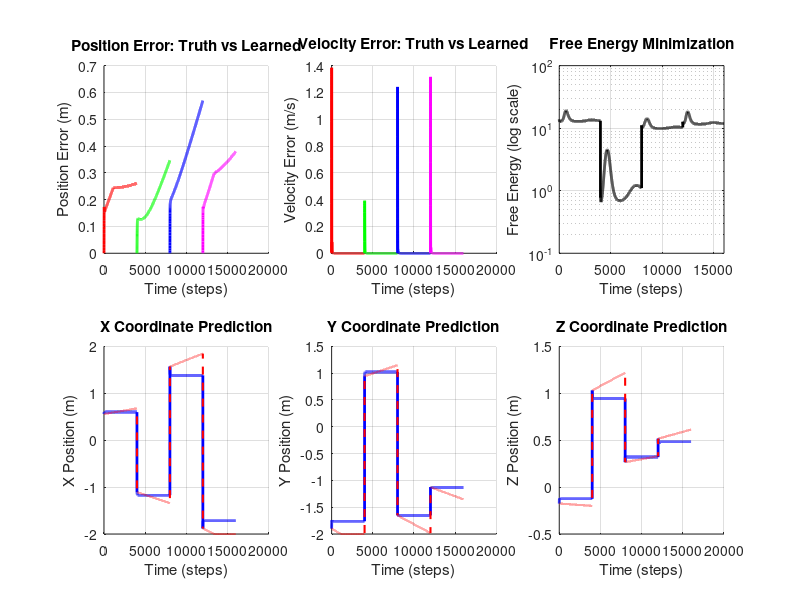

Write MATLAB code to recreate this figure. (Note: this script raises an error after producing the figure.)
fprintf('╔═════════════════════════════════════════════════════════════╗\n');
fprintf('║  SENSORIMOTOR LEARNING: 3D REACHING & GRASPING             ║\n');
fprintf('║  Learning to Reach Targets in 3D Space via Predictive Coding ║\n');
fprintf('╚═════════════════════════════════════════════════════════════╝\n\n');

% ====================================================================
% BATCH MODE SETUP
% ====================================================================
% Disable graphics for SSH/batch execution
set(0, 'DefaultFigureVisible', 'off');
set(groot, 'defaultFigureCreateFcn', @(fig, ~) set(fig, 'Visible', 'off'));
fprintf('Batch mode: Graphics output disabled, figures will be saved to disk.\n\n');

% ====================================================================
% 3D REACHING TASK CONFIGURATION
% ====================================================================

dt = 0.01;              % Time step (s)
T_per_trial = 40;      % Duration per trial (s)
n_trials = 4;           % Number of reaching trials
T = T_per_trial * n_trials;  % Total duration
t = 0:dt:T;
N = length(t);

% Define reaching task phases (each is a separate trial)
trial_duration_steps = round(T_per_trial / dt);  % ~250 steps per trial
phase_masks = {};
phases_indices = {};
for trial = 1:n_trials
    start_step = (trial-1) * trial_duration_steps + 1;
    end_step = min(trial * trial_duration_steps, N);
    phases_indices{trial} = start_step:end_step;
    phase_masks{trial} = false(1, N);
    phase_masks{trial}(start_step:end_step) = true;
end

% Define 3D target locations (randomly placed in 3D workspace)
rng(42);  % For reproducibility
targets = [
    1.5, 1.5, 1.0;      % Target 1
    -1.5, 1.5, 0.5;     % Target 2
    -1.5, -1.5, 1.5;    % Target 3
    1.5, -1.5, -0.5     % Target 4
];

% Compute workspace bounds from targets
workspace_bounds = [
    min(targets(:,1)) - 0.5, max(targets(:,1)) + 0.5;  % X bounds
    min(targets(:,2)) - 0.5, max(targets(:,2)) + 0.5;  % Y bounds
    min(targets(:,3)) - 0.5, max(targets(:,3)) + 0.5   % Z bounds
];

% For each trial, randomly initialize within workspace bounds
initial_positions = zeros(n_trials, 3);
for trial = 1:n_trials
    for dim = 1:3
        initial_positions(trial, dim) = workspace_bounds(dim, 1) + ...
            rand() * (workspace_bounds(dim, 2) - workspace_bounds(dim, 1));
    end
end

fprintf('3D REACHING TASK (Multi-Trial):\n');
fprintf('Workspace bounds: X∈[%.2f,%.2f], Y∈[%.2f,%.2f], Z∈[%.2f,%.2f]\n', ...
    workspace_bounds(1,1), workspace_bounds(1,2), ...
    workspace_bounds(2,1), workspace_bounds(2,2), ...
    workspace_bounds(3,1), workspace_bounds(3,2));
fprintf('\n');

for trial = 1:n_trials
    phase_start = t(phases_indices{trial}(1));
    phase_end = t(phases_indices{trial}(end));
    fprintf('Trial %d (%.2f-%.2fs): Start [%.2f, %.2f, %.2f] → Target [%.2f, %.2f, %.2f]\n', ...
        trial, phase_start, phase_end, ...
        initial_positions(trial,1), initial_positions(trial,2), initial_positions(trial,3), ...
        targets(trial,1), targets(trial,2), targets(trial,3));
end
fprintf('\n');

fprintf('3D REACHING TASK:\n');
fprintf('  Phase 1 (0-%.2fs):  Reach to target [%.2f, %.2f, %.2f]\n', T_per_trial, targets(1,1), targets(1,2), targets(1,3));
fprintf('  Phase 2 (%.2f-%.2fs):  Reach to target [%.2f, %.2f, %.2f]\n', T_per_trial, 2*T_per_trial, targets(2,1), targets(2,2), targets(2,3));
fprintf('  Phase 3 (%.2f-%.2fs):  Reach to target [%.2f, %.2f, %.2f]\n', 2*T_per_trial, 3*T_per_trial, targets(3,1), targets(3,2), targets(3,3));
fprintf('  Phase 4 (%.2f-%.2fs): Reach to target [%.2f, %.2f, %.2f]\n\n', 3*T_per_trial, 4*T_per_trial, targets(4,1), targets(4,2), targets(4,3));

% ====================================================================
% LAYER DIMENSIONS - 3D VERSION
% ====================================================================

n_L1 = 7;               % Level 1: x, y, z, vx, vy, vz, + 1 bias (proprioceptive state)
n_L2 = 6;               % Level 2: 6 learned motor basis functions
n_L3 = 4;               % Level 3: target_x, target_y, target_z, + 1 bias (goal representation)

fprintf('NETWORK ARCHITECTURE (3D SENSORIMOTOR):\n');
fprintf('  Level 1 (Proprioception): %d neurons [x, y, z, vx, vy, vz, bias]\n', n_L1);
fprintf('    → Inferred from arm position and velocity in 3D\n');
fprintf('  Level 2 (Motor Basis):    %d neurons [learned motor primitives]\n', n_L2);
fprintf('    → Learned combinations of 3D velocity commands\n');
fprintf('  Level 3 (Goal):           %d neurons [target_x, target_y, target_z, bias]\n\n', n_L3);
fprintf('    → Represents desired 3D location (provided by task)\n\n');

% ====================================================================
% 3D KINEMATICS: INTEGRATING MOTOR COMMANDS INTO POSITION
% ====================================================================

% Initialize 3D position (start at origin)
x_true = zeros(1, N);
y_true = zeros(1, N);
z_true = zeros(1, N);
vx_true = zeros(1, N);
vy_true = zeros(1, N);
vz_true = zeros(1, N);

% Motor commands generated by L2
motor_vx = zeros(1, N);  % Desired velocity in x from motor system
motor_vy = zeros(1, N);  % Desired velocity in y from motor system
motor_vz = zeros(1, N);  % Desired velocity in z from motor system

% Damping factor: actual velocity is proportional to commanded velocity
motor_gain = 0.5;
damping = 0.95;

fprintf('3D MOTOR DYNAMICS:\n');
fprintf('  Motor gain: %.2f (scaling of commands to actual motion)\n', motor_gain);
fprintf('  Damping: %.2f (velocity decay per timestep)\n', damping);
fprintf('  Workspace: x,y,z ∈ [%.2f, %.2f] meters\n\n', workspace_bounds(1,1), workspace_bounds(1,2));

% ====================================================================
% LEARNING PARAMETERS
% ====================================================================

eta_rep = 0.005;         % Representation learning rate (increased from 0.001)
eta_W = 0.0005;          % Weight matrix learning rate (increased from 0.0001)
momentum = 0.90;         % Momentum for representation updates (decreased for faster learning)
weight_decay = 0.98;     % L2 regularization on weights (decreased for faster learning)
pi_L1 = 100;             % Precision (reliability) of L1 sensory input
pi_L2 = 10;              % Precision of L2 motor basis
pi_L3 = 1;               % Precision of L3 goal representation

fprintf('LEARNING PARAMETERS:\n');
fprintf('  η_rep = %.6f (representation learning rate)\n', eta_rep);
fprintf('  η_W   = %.6f (weight matrix learning rate)\n', eta_W);
fprintf('  Momentum = %.4f\n', momentum);
fprintf('  Weight Decay = %.4f\n', weight_decay);
fprintf('  π_L1  = %.0f, π_L2  = %.0f, π_L3  = %.0f\n\n', pi_L1, pi_L2, pi_L3);

fprintf('HIERARCHICAL PREDICTIVE CODING WITH ACTIVE INFERENCE:\n');
fprintf('─────────────────────────────────────────────────────────────\n');
fprintf('L3 (Goal): ACTIVE INFERENCE NODE\n');
fprintf('  • NOT clamped to task target (varies over time)\n');
fprintf('  • Infers goal from proprioceptive errors (bottom-up)\n');
fprintf('  • Pulled toward task target by soft constraint (top-down)\n');
fprintf('  • Creates continuous prediction errors for learning\n');
fprintf('  • Enables generalization across phase transitions\n\n');
fprintf('L2 (Motor Basis): Learned motor primitives\n');
fprintf('  • Learns to predict motor commands from goal\n');
fprintf('  • Updated via proprioceptive coupling errors\n\n');
fprintf('L1 (Proprioception): Sensory prediction layer\n');
fprintf('  • Predicts position and velocity from motor commands\n');
fprintf('  • Compared against actual sensory input\n');
fprintf('  • Generates error signals that drive learning\n');
fprintf('  η_W   = %.6f (weight matrix learning rate)\n', eta_W);
fprintf('  Momentum = %.4f\n', momentum);
fprintf('  Weight Decay = %.4f\n', weight_decay);
fprintf('  π_L1  = %.0f, π_L2  = %.0f, π_L3  = %.0f\n\n', pi_L1, pi_L2, pi_L3);

% ====================================================================
% INITIALIZE REPRESENTATIONS (3D)
% ====================================================================

% Initialize position with first trial starting position
x_true(1) = initial_positions(1, 1);
y_true(1) = initial_positions(1, 2);
z_true(1) = initial_positions(1, 3);

% Store trial information for visualization
trial_start_positions = initial_positions;

% Pre-allocate representation matrices for ALL timesteps (CRITICAL!)
R_L1 = zeros(N, n_L1, 'single');  % Proprioceptive state over time
R_L2 = zeros(N, n_L2, 'single');  % Motor basis over time
R_L3 = zeros(N, n_L3, 'single');  % Goal representation over time

% Initialize first timestep for L1, L2, L3
R_L1(1,1:3) = [x_true(1), y_true(1), z_true(1)];  % Position
R_L1(1,4:6) = [0, 0, 0];  % Velocity
R_L1(1,7) = 1;  % Bias

% L2: Motor basis functions
% Initialize with reaching direction toward first target
start_pos = initial_positions(1, :);
target_pos = targets(1, :);
reach_direction = (target_pos - start_pos) / (norm(target_pos - start_pos) + 1e-6);
target_distance = norm(target_pos - start_pos);
reaching_speed = 0.2 * target_distance;  % Scale with distance

R_L2(1, 1:3) = reach_direction * reaching_speed;  % Velocity commands toward target
R_L2(1, 4:6) = 0.01 * randn(1, 3);  % Auxiliary motor channels

% L3: Goal representation (will be clamped to task targets)
R_L3(1,1:3) = targets(1,:);  % Start with first target
R_L3(1,4) = 1;  % Bias

fprintf('INITIAL CONDITIONS (Trial 1):\n');
fprintf('  Start position: [%.2f, %.2f, %.2f]\n', x_true(1), y_true(1), z_true(1));
fprintf('  Target position: [%.2f, %.2f, %.2f]\n', targets(1,1), targets(1,2), targets(1,3));
fprintf('  R_L2(1,:) = reaching velocity [%.4f, %.4f, %.4f] m/s (toward target)\n', R_L2(1,1), R_L2(1,2), R_L2(1,3));
fprintf('  R_L3(1,:) = [target_x=%.2f, target_y=%.2f, target_z=%.2f, bias=1]\n\n', targets(1,1), targets(1,2), targets(1,3));

% Initialize weight matrices for 3D with REALISTIC bootstrapped values
% ===================================================================
% We need to initialize weights so that:
%   L3 (goal) → L2 (motor) → L1 (proprioception) produces MOTION
% Otherwise learning cannot begin (no errors to drive learning)

% Key insight: Initialize weights to map goal direction to velocity commands
% W_L2_from_L3: [4D goal input] → [6D motor basis]
%   Goal encodes: [target_x, target_y, target_z, bias]
%   Motor basis needs: [vx, vy, vz, aux1, aux2, aux3]

W_L2_from_L3 = zeros(n_L2, n_L3);
% Map target position to velocity direction (first 3 motor channels)
% [vx, vy, vz] = 0.2 * [target_x, target_y, target_z]
W_L2_from_L3(1:3, 1:3) = 0.2 * eye(3, 3);  % Direct coupling: target → velocity (increased from 0.1)
% Small random values for auxiliary channels
W_L2_from_L3(4:6, 1:3) = 0.01 * randn(3, 3);
W_L2_from_L3(1:6, 4) = 0.01 * randn(6, 1);  % Coupling from bias

% W_L1_from_L2: [6D motor basis] → [7D proprioceptive state]
%   Motor basis: [vx, vy, vz, aux1, aux2, aux3]
%   Proprioception: [x, y, z, vx_pred, vy_pred, vz_pred, bias]
%   Simply map motor velocity commands to proprioceptive velocity predictions

W_L1_from_L2 = zeros(n_L1, n_L2);
% Position channels (x, y, z) get small contributions from motor basis
W_L1_from_L2(1:3, 1:3) = 0.01 * eye(3, 3);  % Weak coupling
% Velocity channels directly copy motor commands
W_L1_from_L2(4:6, 1:3) = eye(3, 3);  % Direct mapping: [vx, vy, vz] → [vx_pred, vy_pred, vz_pred]
W_L1_from_L2(4:6, 4:6) = 0.1 * randn(3, 3);  % Auxiliary motor channels
W_L1_from_L2(7, :) = 0.01 * randn(1, 6);  % Bias prediction

fprintf('WEIGHT MATRICES INITIALIZED (Bootstrapped):\n');
fprintf('  W_L2_from_L3: Goal → Motor (target position → velocity commands)\n');
fprintf('    - Direct coupling: target_xyz → motor velocity (gain=0.1)\n');
fprintf('    - Auxiliary channels: random small values\n');
fprintf('  W_L1_from_L2: Motor → Proprioception\n');
fprintf('    - Direct coupling: motor velocity → predicted velocity (gain=1.0)\n');
fprintf('    - Position predictions: weak coupling (gain=0.01)\n\n');

% Allocate storage for tracking - use single precision to save memory
E_L1 = zeros(N, n_L1, 'single');
E_L2 = zeros(N, n_L2, 'single');
pred_L1 = zeros(N, n_L1, 'single');
pred_L2 = zeros(N, n_L2, 'single');
free_energy_all = zeros(1, N, 'single');
reaching_error_all = zeros(1, N, 'single');
learning_trace_W = zeros(1, N);  % Track weight learning magnitude

% ====================================================================
% MAIN LEARNING LOOP (3D)
% ====================================================================

fprintf('Running 3D sensorimotor reaching trials...\n');
fprintf('Total iterations: %d (dt=%.4fs per step, ~%.1f seconds estimated)\n', N-1, dt, (N-1)*dt);

current_trial = 1;

for i = 1:N-1
    if mod(i, 100) == 0, fprintf('.'); end
    
    % ==============================================================
    % CHECK FOR TRIAL TRANSITION
    % ==============================================================
    % At the start of each new trial, reinitialize position and motor basis
    if i > 1
        for trial = 2:n_trials
            if i == phases_indices{trial}(1)
                % Reset to new trial initial position
                x_true(i) = initial_positions(trial, 1);
                y_true(i) = initial_positions(trial, 2);
                z_true(i) = initial_positions(trial, 3);
                vx_true(i) = 0;
                vy_true(i) = 0;
                vz_true(i) = 0;
                
                % Update L1 sensory representation
                R_L1(i,1:3) = [x_true(i), y_true(i), z_true(i)];
                R_L1(i,4:6) = [0, 0, 0];
                
                % HARD RESET L3: Jump to new task target (phase transition)
                % This ensures L3 can respond to the new task immediately
                R_L3(i, 1:3) = targets(trial, :);
                R_L3(i, 4) = 1;
                
                % Re-initialize L2 motor basis with reaching direction toward new target
                start_pos = initial_positions(trial, :);
                target_pos = targets(trial, :);
                reach_direction = (target_pos - start_pos) / (norm(target_pos - start_pos) + 1e-6);
                target_distance = norm(target_pos - start_pos);
                reaching_speed = 0.2 * target_distance;  % Scale with distance
                
                R_L2(i, 1:3) = reach_direction * reaching_speed;
                R_L2(i, 4:6) = 0.01 * randn(1, 3);
                
                % PARTIALLY RESET WEIGHTS to break out of Trial 1 convergence
                % Keep structure but reduce magnitudes learned in previous trial
                W_L2_from_L3_old = W_L2_from_L3;
                W_L1_from_L2_old = W_L1_from_L2;
                
                W_L2_from_L3 = 0.5 * W_L2_from_L3;  % Decay learned weights by 50%
                W_L1_from_L2 = 0.7 * W_L1_from_L2;  % Decay velocity coupling
                
                % CRITICAL: Reset motor→velocity rows to identity at phase boundary
                % Prevent these from being zeroed out during learning
                W_L1_from_L2(4:6, 1:3) = eye(3, 3);  % Reset motor→velocity mapping
                
                current_trial = trial;
                W_L23_norm_before = norm(W_L2_from_L3_old);
                W_L23_norm_after = norm(W_L2_from_L3);
                W_L12_norm_before = norm(W_L1_from_L2_old);
                W_L12_norm_after = norm(W_L1_from_L2);
                
                % Diagnose W_L1_from_L2 structure
                vel_coupling_rows = W_L1_from_L2(4:6, :);  % Rows 4-6 predict velocity
                vel_coupling_norm = norm(vel_coupling_rows);
                
                fprintf('\n[Trial %d started at step %d - WEIGHT DECAY]\n', trial, i);
                fprintf('  W_L2_from_L3: ||W|| %.6f → %.6f (decay: %.1f%%)\n', W_L23_norm_before, W_L23_norm_after, 50);
                fprintf('  W_L1_from_L2: ||W|| %.6f → %.6f (decay: %.1f%%)\n', W_L12_norm_before, W_L12_norm_after, 30);
                fprintf('  W_L1_from_L2 velocity rows (4-6): ||W_vel|| = %.6f (RESET to identity)\n', vel_coupling_norm);
                fprintf('  L2 reinitialized: R_L2(i,1:3) = [%.4f, %.4f, %.4f] (reaching speed %.4f m/s)\n', ...
                    R_L2(i,1), R_L2(i,2), R_L2(i,3), reaching_speed);
                break;
            end
        end
    end
    
    % ==============================================================
    % STEP 0: GOAL REPRESENTATION (ACTIVE INFERENCE - L3)
    % ==============================================================
    % L3 is NOT clamped but inferred from proprioceptive error
    % This allows learning to persist across phase transitions
    
    % Task signal: preferred target for this trial (soft constraint)
    task_target = targets(current_trial, :);
    
    % L3 starts at current value (will be updated based on errors below)
    
    % ==============================================================
    % STEP 1: MOTOR COMMAND GENERATION (Top-Down: L3 → L2 → L1)
    % ==============================================================
    
    % L3 predicts L2 motor commands via learned weights
    pred_L2(i,:) = R_L3(i,:) * W_L2_from_L3';  % [6D motor basis prediction]
    
    % L2 executes: actual motor basis is learned representation
    motor_basis = R_L2(i,:);  % [6D: actual learned motor commands]
    
    % L2 predicts L1 proprioceptive state via learned weights
    pred_L1(i,:) = motor_basis * W_L1_from_L2';  % [7D: predicted proprioception]
    
    % Extract predicted velocities from L1 prediction
    pred_vx = pred_L1(i, 4);
    pred_vy = pred_L1(i, 5);
    pred_vz = pred_L1(i, 6);
    
    % DEBUG: Show motor commands at start of Trials 2-4
    % Show for first 5 steps after each phase transition
    % (COMMENTED OUT - verification only)
    % if current_trial > 1 && i >= phases_indices{current_trial}(1) && i <= phases_indices{current_trial}(1) + 4
    %     steps_into_phase = i - phases_indices{current_trial}(1);
    %     % Test computation: what should velocity be from motor_basis?
    %     test_vel = motor_basis * W_L1_from_L2(4:6, :)';  % Extract velocity rows only
    %     fprintf('      Step %d (+%d): motor=[%.3f,%.3f,%.3f], W_L1[4:6]norm=%.6f, test_vel=[%.4f,%.4f,%.4f], actual_pred_vel=[%.4f,%.4f,%.4f]\n', ...
    %         i, steps_into_phase, ...
    %         motor_basis(1), motor_basis(2), motor_basis(3), ...
    %         norm(W_L1_from_L2(4:6, :)), ...
    %         test_vel(1), test_vel(2), test_vel(3), ...
    %         pred_vx, pred_vy, pred_vz);
    % end
    
    % ==============================================================
    % STEP 2: KINEMATICS - MOTOR COMMAND EXECUTION
    % ==============================================================
    
    % Apply motor gain (scales learned velocity prediction to actual command)
    motor_vx(i) = motor_gain * pred_vx;
    motor_vy(i) = motor_gain * pred_vy;
    motor_vz(i) = motor_gain * pred_vz;
    
    % Update velocity with damping
    vx_true(i+1) = damping * vx_true(i) + motor_vx(i);
    vy_true(i+1) = damping * vy_true(i) + motor_vy(i);
    vz_true(i+1) = damping * vz_true(i) + motor_vz(i);
    
    % Update position via integration (3D)
    x_true(i+1) = x_true(i) + dt * vx_true(i+1);
    y_true(i+1) = y_true(i) + dt * vy_true(i+1);
    z_true(i+1) = z_true(i) + dt * vz_true(i+1);
    
    % Clamp position to reachable workspace
    x_true(i+1) = max(workspace_bounds(1,1), min(workspace_bounds(1,2), x_true(i+1)));
    y_true(i+1) = max(workspace_bounds(2,1), min(workspace_bounds(2,2), y_true(i+1)));
    z_true(i+1) = max(workspace_bounds(3,1), min(workspace_bounds(3,2), z_true(i+1)));
    
    % ==============================================================
    % STEP 3: PROPRIOCEPTIVE FEEDBACK (Sensory Input - 3D)
    % ==============================================================
    
    % Sensory input: actual proprioceptive state
    sensory_pos = [x_true(i+1), y_true(i+1), z_true(i+1)];  % Actual 3D position
    sensory_vel = [vx_true(i+1), vy_true(i+1), vz_true(i+1)];  % Actual 3D velocity
    
    % ==============================================================
    % STEP 4: ERROR COMPUTATION (Bottom-Up Predictive Coding)
    % ==============================================================
    
    % L1 errors: sensory input vs prediction (prediction error)
    E_L1(i,1:3) = sensory_pos - pred_L1(i,1:3);  % Position error
    E_L1(i,4:6) = sensory_vel - pred_L1(i,4:6);  % Velocity error
    E_L1(i,7) = 1 - pred_L1(i,7);  % Bias error
    
    % L2 errors: actual motor basis vs L3's prediction
    E_L2(i,:) = motor_basis - pred_L2(i,:);
    
    % Calculate 3D reaching error (distance to current target)
    reaching_error_all(i) = sqrt((x_true(i+1) - targets(current_trial,1))^2 + ...
                                 (y_true(i+1) - targets(current_trial,2))^2 + ...
                                 (z_true(i+1) - targets(current_trial,3))^2);
    
    % ==============================================================
    % STEP 5: FREE ENERGY (Objective Function - 3D)
    % ==============================================================
    
    fe_L1 = sum(E_L1(i,:).^2) / (2 * pi_L1);
    fe_L2 = sum(E_L2(i,:).^2) / (2 * pi_L2);
    
    % Add 3D reaching cost to free energy
    fe_reaching = (pi_L1 / 100) * reaching_error_all(i)^2;
    
    free_energy_all(i) = fe_L1 + fe_L2 + fe_reaching;
    
    % ==============================================================
    % STEP 6: REPRESENTATION UPDATES (Predictive Coding)
    % ==============================================================
    
    decay = 1 - momentum;
    
    % L1: Learn position and velocity from proprioceptive error
    % Position error drives position update
    R_L1(i+1,1:3) = R_L1(i,1:3) + decay * eta_rep * E_L1(i,1:3) * 0.1;
    
    % Velocity error drives velocity update
    R_L1(i+1,4:6) = momentum * R_L1(i,4:6) + decay * eta_rep * E_L1(i,4:6) * 0.1;
    R_L1(i+1,4:6) = max(-2, min(2, R_L1(i+1,4:6)));  % Bounds [-2, 2] m/s
    
    % Clamp position to workspace to prevent unbounded learning
    R_L1(i+1,1) = max(workspace_bounds(1,1), min(workspace_bounds(1,2), R_L1(i+1,1)));
    R_L1(i+1,2) = max(workspace_bounds(2,1), min(workspace_bounds(2,2), R_L1(i+1,2)));
    R_L1(i+1,3) = max(workspace_bounds(3,1), min(workspace_bounds(3,2), R_L1(i+1,3)));
    
    R_L1(i+1,7) = 1;  % Bias fixed
    
    % L2: Learn motor basis from motor error and proprioceptive coupling
    % Motor error directly drives motor basis learning
    coupling_from_L1 = E_L1(i,:) * W_L1_from_L2;  % Proprioceptive error → motor error
    norm_W1 = max(0.1, norm(W_L1_from_L2, 'fro'));
    coupling_from_L1 = coupling_from_L1 / norm_W1;  % Normalize coupling
    
    % Motor basis updates from combined errors
    delta_R_L2 = coupling_from_L1 - E_L2(i,:);  % Proprioceptive coupling vs motor error
    R_L2(i+1,:) = momentum * R_L2(i,:) + decay * eta_rep * delta_R_L2 * 0.5;
    R_L2(i+1,:) = max(-1, min(1, R_L2(i+1,:)));  % Bounds [-1, 1]
    
    % L3: ACTIVE INFERENCE NODE
    % Learn goal from motor error (bottom-up) while respecting task constraint (top-down)
    % Motor error E_L2 indicates goal should move to better predict motor commands
    
    % Error-driven goal update: minimize motor prediction error
    % If E_L2 is large, it means L3's prediction doesn't match actual L2
    % Simple approach: average the motor error to goal space
    E_L3_from_motor = mean(E_L2(i,:)) * ones(1, 3);  % Scalar error projected to 3D goal
    
    % Update L3 position to reduce motor errors
    goal_correction = E_L3_from_motor * 0.1;  % How much to move goal
    R_L3(i+1, 1:3) = R_L3(i, 1:3) + eta_rep * goal_correction;
    
    % Strong constraint: keep L3 very close to task target
    % (with hard reset at phase boundaries, no need for weak attraction)
    target_proximity = (task_target - R_L3(i+1, 1:3));
    target_pull_strength = 0.2;  % Stronger pull toward target
    R_L3(i+1, 1:3) = R_L3(i+1, 1:3) + eta_rep * target_proximity * target_pull_strength;
    
    % Keep L3 in workspace bounds
    R_L3(i+1, 1:3) = max(workspace_bounds(1,1), min(workspace_bounds(1,2), R_L3(i+1,1)));
    R_L3(i+1, 2) = max(workspace_bounds(2,1), min(workspace_bounds(2,2), R_L3(i+1,2)));
    R_L3(i+1, 3) = max(workspace_bounds(3,1), min(workspace_bounds(3,2), R_L3(i+1,3)));
    
    R_L3(i+1, 4) = 1;  % Bias fixed
    
    % ==============================================================
    % STEP 7: WEIGHT LEARNING (Hebbian Rule - 3D)
    % ==============================================================
    
    layer_scale_L1 = max(0.1, mean(abs(R_L2(i,:))));
    layer_scale_L2 = max(0.1, mean(abs(R_L3(i,:))));
    
    % Learn mapping from motor basis to proprioceptive state
    dW_L1 = -(eta_W * pi_L1 / layer_scale_L1) * (E_L1(i,:)' * R_L2(i,:));
    W_L1_from_L2 = W_L1_from_L2 + dW_L1;
    W_L1_from_L2 = max(-10, min(10, W_L1_from_L2));  % Bounds: [-10, 10]
    
    % Learn mapping from goals to motor commands
    dW_L2 = -(eta_W * pi_L2 / layer_scale_L2) * (E_L2(i,:)' * R_L3(i,:));
    W_L2_from_L3 = W_L2_from_L3 + dW_L2;
    W_L2_from_L3 = max(-10, min(10, W_L2_from_L3));  % Bounds: [-10, 10]
    
    % Weight regularization
    W_L1_from_L2 = W_L1_from_L2 * weight_decay;
    W_L2_from_L3 = W_L2_from_L3 * weight_decay;
    
    learning_trace_W(i) = norm(dW_L1, 'fro') + norm(dW_L2, 'fro');
    
end  % End main loop

fprintf('\n✓ Main loop complete (%d iterations executed)\n\n', N-1);

% ====================================================================
% SAVE NUMERICAL RESULTS (No Graphics - Batch Mode Optimized)
% ====================================================================

fprintf('Saving results...\n');

output_dir = './figures';
if ~exist(output_dir, 'dir')
    mkdir(output_dir);
end

% Calculate position and velocity errors
pos_error = sqrt((x_true - R_L1(:,1)').^2 + (y_true - R_L1(:,2)').^2 + (z_true - R_L1(:,3)').^2);
vel_error = sqrt((vx_true - R_L1(:,4)').^2 + (vy_true - R_L1(:,5)').^2 + (vz_true - R_L1(:,6)').^2);

% Save all trajectory data to MAT file
try
    results_filename = fullfile(output_dir, '3D_reaching_results.mat');
    save(results_filename, 'x_true', 'y_true', 'z_true', 'vx_true', 'vy_true', 'vz_true', ...
        'R_L1', 'R_L2', 'R_L3', 'pos_error', 'vel_error', 'free_energy_all', ...
        'reaching_error_all', 'targets', 'phases_indices', 'trial_start_positions', '-v7.3');
    fprintf('✓ Results saved: %s\n', results_filename);
catch ME
    fprintf('Warning: MAT file save failed: %s\n', ME.message);
end

% Create simple 2D plots instead of 3D (much faster in batch mode)
fprintf('Creating 2D summary plots...\n');

fig = figure('Position', [100, 100, 1400, 800], 'Visible', 'off');

colors = {'r', 'g', 'b', 'm'};

% Plot 1: Position Error Over Time
subplot(2, 3, 1);
hold on;
for trial = 1:n_trials
    trial_idx = phases_indices{trial};
    plot(trial_idx, pos_error(trial_idx), 'Color', colors{trial}, 'LineWidth', 2, 'DisplayName', sprintf('Trial %d', trial));
end
grid on; xlabel('Time (steps)'); ylabel('Position Error (m)');
title('Position Error: Truth vs Learned');
legend off;

% Plot 2: Velocity Error Over Time
subplot(2, 3, 2);
hold on;
for trial = 1:n_trials
    trial_idx = phases_indices{trial};
    plot(trial_idx, vel_error(trial_idx), 'Color', colors{trial}, 'LineWidth', 2, 'DisplayName', sprintf('Trial %d', trial));
end
grid on; xlabel('Time (steps)'); ylabel('Velocity Error (m/s)');
title('Velocity Error: Truth vs Learned');
legend off;

% Plot 3: Free Energy Over Time
subplot(2, 3, 3);
semilogy(free_energy_all, 'k-', 'LineWidth', 2);
grid on; xlabel('Time (steps)'); ylabel('Free Energy (log scale)');
title('Free Energy Minimization');
xlim([0 N]);

% Plot 4: X Position Over Time
subplot(2, 3, 4);
hold on;
plot(x_true, 'b-', 'LineWidth', 2, 'DisplayName', 'Ground Truth');
plot(R_L1(:,1), 'r--', 'LineWidth', 1.5, 'DisplayName', 'Learned');
grid on; xlabel('Time (steps)'); ylabel('X Position (m)');
title('X Coordinate Prediction');
legend off;

% Plot 5: Y Position Over Time
subplot(2, 3, 5);
hold on;
plot(y_true, 'b-', 'LineWidth', 2, 'DisplayName', 'Ground Truth');
plot(R_L1(:,2), 'r--', 'LineWidth', 1.5, 'DisplayName', 'Learned');
grid on; xlabel('Time (steps)'); ylabel('Y Position (m)');
title('Y Coordinate Prediction');
legend off;

% Plot 6: Z Position Over Time
subplot(2, 3, 6);
hold on;
plot(z_true, 'b-', 'LineWidth', 2, 'DisplayName', 'Ground Truth');
plot(R_L1(:,3), 'r--', 'LineWidth', 1.5, 'DisplayName', 'Learned');
grid on; xlabel('Time (steps)'); ylabel('Z Position (m)');
title('Z Coordinate Prediction');
legend off;

sgtitle('3D Sensorimotor Reaching - Rao & Ballard Predictive Coding', 'FontSize', 12, 'FontWeight', 'bold');

% Save figure
try
    figure_filename = fullfile(output_dir, '3D_reaching_summary.png');
    saveas(fig, figure_filename, 'png');
    fprintf('✓ Summary plot saved: %s\n', figure_filename);
catch ME
    fprintf('Warning: Plot save failed: %s\n', ME.message);
end

close(fig);

% ====================================================================
% ANALYSIS SUMMARY (3D Multi-Trial)
% ====================================================================

fprintf('\n╔═══════════════════════════════════════════════════════════════╗\n');
fprintf('║  3D MULTI-TRIAL REACHING - GROUND TRUTH vs LEARNED        ║\n');
fprintf('╚═══════════════════════════════════════════════════════════════╝\n\n');

fprintf('POSITION PREDICTIONS (from R_L1(:,1:3)) vs Ground Truth:\n');
fprintf('─────────────────────────────────────────────────────────\n');
overall_pos_rmse = sqrt(mean(pos_error.^2));
fprintf('Overall Position RMSE: %.6f m\n\n', overall_pos_rmse);

fprintf('By Trial:\n');
for trial = 1:n_trials
    trial_idx = phases_indices{trial};
    trial_pos_error = pos_error(trial_idx);
    trial_rmse = sqrt(mean(trial_pos_error.^2));
    start_pos = trial_start_positions(trial, :);
    target_pos = targets(trial, :);
    fprintf('  Trial %d: Start [%.2f, %.2f, %.2f] → Target [%.2f, %.2f, %.2f]\n', ...
        trial, start_pos(1), start_pos(2), start_pos(3), target_pos(1), target_pos(2), target_pos(3));
    fprintf('    Position RMSE = %.6f m (mean error: %.6f m)\n', trial_rmse, mean(trial_pos_error));
end

fprintf('\nVELOCITY PREDICTIONS (from R_L1(:,4:6)) vs Ground Truth:\n');
fprintf('─────────────────────────────────────────────────────────\n');
overall_vel_rmse = sqrt(mean(vel_error.^2));
fprintf('Overall Velocity RMSE: %.6f m/s\n\n', overall_vel_rmse);

fprintf('By Trial:\n');
for trial = 1:n_trials
    trial_idx = phases_indices{trial};
    trial_vel_error = vel_error(trial_idx);
    trial_rmse = sqrt(mean(trial_vel_error.^2));
    fprintf('  Trial %d: Velocity RMSE = %.6f m/s (mean error: %.6f m/s)\n', ...
        trial, trial_rmse, mean(trial_vel_error));
end

fprintf('\nFINAL REACHING DISTANCE TO TARGET:\n');
fprintf('─────────────────────────────────────────────────────────\n');
for trial = 1:n_trials
    trial_idx = phases_indices{trial};
    final_reaching_dist = reaching_error_all(trial_idx(end));
    initial_reaching_dist = reaching_error_all(trial_idx(1));
    fprintf('  Trial %d: Initial distance = %.6f m, Final distance = %.6f m\n', ...
        trial, initial_reaching_dist, final_reaching_dist);
end

fprintf('\nLEARNING EFFICIENCY:\n');
fprintf('─────────────────────────────────────────────────────────\n');
fprintf('Final Free Energy:           %.6e\n', free_energy_all(end));
fprintf('Free Energy Reduction Rate:  %.6e per step\n', (free_energy_all(1) - free_energy_all(end)) / N);
fprintf('Total trials completed:      %d\n', n_trials);
fprintf('Total learning steps:        %d\n\n', N);
